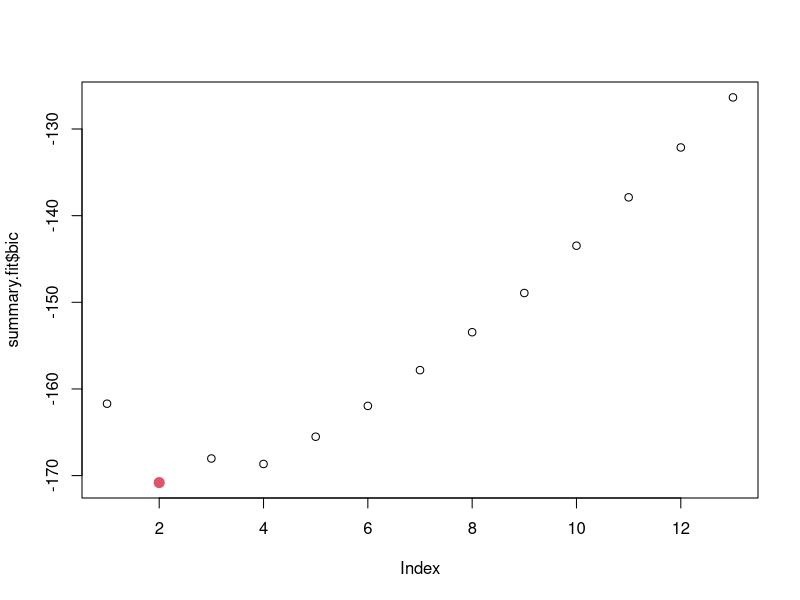
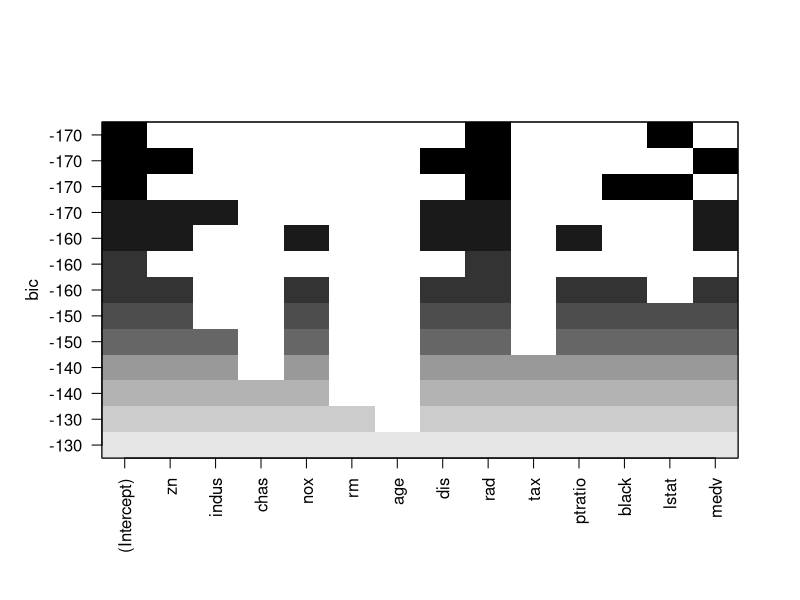

Reproduce these figures in R, in order.
# Chapter 6, Q11
# p264

#library(ISLR)
library(MASS)
library(leaps)

n = nrow(Boston)
dim(Boston)[2]-1
train = sample(1:n, n*.7)
#test = (-train)
bss.fit <- regsubsets(crim ~ ., data = Boston[train,], method = "exhaustive", nvmax = dim(Boston)[2]-1)
summary.fit = summary(bss.fit)

plot(summary.fit$bic) # lower is better
bic.min = which.min(summary.fit$bic)
bic.min
points(bic.min, summary.fit$bic[bic.min], col=2, cex=2, pch=20)

plot(bss.fit)
